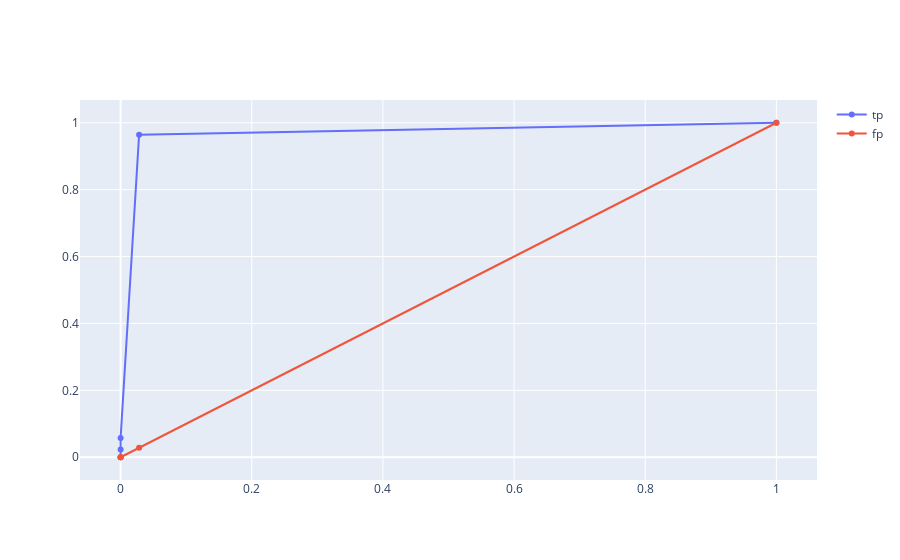

Write notebook code for a chart like this one.
### Code cell
rdf = X_train.copy()
rdf['target'] = y_train
id3_tree = gen_tree_bi(rdf)
## 测试集表现
pred, prob = predict_bi(id3_tree, X_test)
eval_ret = classifier_evaluate(y_test, pred)
print(eval_ret)

fpr, tpr, thresholds = roc_curve(y_test, prob)
roc_auc = auc(fpr, tpr)
print(f'auc{roc_auc}')
draw_lines(fpr, [tpr, fpr], ['tp', 'fp'])

### Figure 1 — Plotly figure (JSON) as saved in the notebook; plotly's stock layout.template omitted (floating-point values rounded to 4 significant figures)
{"data": [{"mode": "lines+markers", "name": "tp", "type": "scatter", "x": [0, 0, 0, 0.02821, 1], "y": [0, 0.02294, 0.05734, 0.9644, 1]}, {"mode": "lines+markers", "name": "fp", "type": "scatter", "x": [0, 0, 0, 0.02821, 1], "y": [0, 0, 0, 0.02821, 1]}], "layout": {}}
